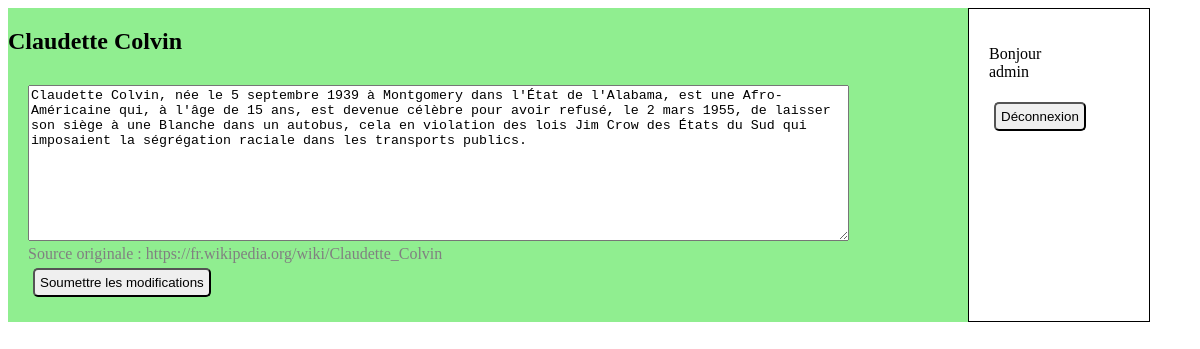
The page /indexlogin.php (signed in) on the database its author committed.
### tables this page shows
CREATE TABLE Article (
    Id INT UNIQUE NOT NULL AUTO_INCREMENT PRIMARY KEY,
    Entete TEXT,
    Contenu TEXT,
    Pied TEXT
);

### indexlogin.php (the view, shortened to what this page needs)
<!doctype html>
<html lang="en">
<head>
    <link rel="stylesheet" href="tp2.css" type="text/css">
</head>
<body>
<section>
        <?php
        $pdo = creerPDO();
        $requete_sql = "SELECT Entete, Contenu, Pied FROM tp2db.Article WHERE Id=1";
        $pdo_statement = $pdo->prepare($requete_sql);
        $pdo_statement->execute([]);
        foreach($pdo_statement as $ligne) {
            echo '<div class="bg-blog">';
            echo '<h2>' . $ligne['Entete'] . '</h2>';
            ?>
            <form method="POST" action="tp2modification.php">
        <textarea name="contenu" rows="10" cols="100"><?php echo $ligne['Contenu']
  ?></textarea>
        <?php
            echo '<footer>' . $ligne['Pied'] . '</footer>';
            ?>
                <input  type="submit" value="Soumettre les modifications"/>
            </form>
           <?php echo '</div>';
        }
        ?>
    <div class="formulaire">
    <form method="POST" action="tp2deconnexion.php">
        <p><?php echo 'Bonjour ' . $_SESSION['Identifiant']; ?>
        </p>
        <input type="submit" value="Déconnexion" />
    </form>
    </div>
</section>
</body>
</html>

### tp2.css (style rules this page uses)
section { display: flex; overflow: auto; }
form { padding: 10px; margin: 10px; width: 50%; }
.formulaire { border: solid black 1px; width: auto; min-width: 15vw; }
footer { color: gray; }
.bg-blog { background-color: lightgreen; width: auto; min-width: 80vw; }
input { padding: 5px; border-radius: 5px; margin: 5px; }

### rows shown on the page
article: Entete "Claudette Colvin", contenu "Claudette Colvin, née le 5 septembre 1939 à Montgomery dans l'État de l'Alabama, est une Afro-Américaine qui, à l'âge de 15 ans, est devenue célèbre pour avoir refusé, le 2 mars 1955, de laisser son siège à une Blanche dans un autobus, cela en violation des lois Jim Crow des États du Sud qui imposaient la ségrégation raciale dans les transports publics.", Pied "Source originale : https://fr.wikipedia.org/wiki/Claudette_Colvin"

### other values the page prints
$_SESSION['Identifiant'] "admin"
